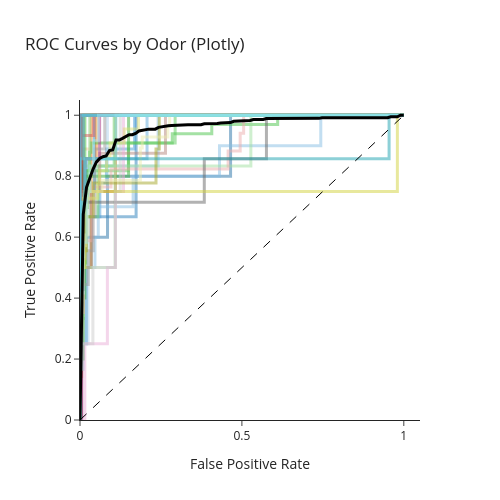

This figure's notebook cell:
### Markdown cell above
##### Individual Curves

### Code cell
"""
ROC
"""

import plotly.graph_objects as go
from sklearn.metrics import roc_curve, auc
import numpy as np


# Prepare common FPR grid
overall_mean_fpr = np.linspace(0, 1, 100)
tprs = []
aucs = []

fig = go.Figure()
for i, _odor in enumerate(ODORS):
    # Skip classes with no positive examples
    if np.sum(test_labels[:, i]) == 0:
        continue
        
    fpr, tpr, _ = roc_curve(test_labels[:, i], test_probs[:, i])
    roc_auc_i = auc(fpr, tpr)

    # odor_cat = ODOR_TO_CAT[_odor]
    # color = CATEGORY_COLORS[odor_cat]
    
    color = ODOR_COLORS.get(_odor)

    # Add individual ROC curve (faded)
    fig.add_trace(
        go.Scatter(
            x=fpr,
            y=tpr,
            name = _odor,  
            text=f"{_odor}, AUC: {roc_auc_i:3f}", 
            mode='lines',
            line=dict(color=color, width=3),
            opacity=0.5,
            # showlegend=False
        )
    )

    # Collect for category averaging
    tpr_interp = np.interp(overall_mean_fpr, fpr, tpr)
    tpr_interp[0] = 0.0
    tprs.append(tpr_interp)
    aucs.append(roc_auc_i)

# --- Mean ROC ---
overall_mean_tpr = np.mean(tprs, axis=0)
overall_mean_tpr[-1] = 1.0
overall_mean_auc = np.mean(aucs)

fig.add_trace(
    go.Scatter(
        x=overall_mean_fpr,
        y=overall_mean_tpr,
        mode='lines',
        line=dict(color='black', width=3),
        text=f"Mean ROC (AUC = {overall_mean_auc:.2f})", 
    )
)

# --- Reference diagonal line ---
fig.add_trace(
    go.Scatter(
        x=[0, 1],
        y=[0, 1],
        mode='lines',
        line=dict(color='black', width=1, dash='dash'),
        showlegend=False
    )
)

# --- Layout ---
fig.update_layout(
    title='ROC Curves by Odor (Plotly)',
    xaxis=dict(title='False Positive Rate', range=[0, 1.05]),
    yaxis=dict(title='True Positive Rate', range=[0, 1.05]),
    template='simple_white',
    height = 500, width = 500, 
    showlegend=False
)

fig.show()
# fig.write_html('../../output/pub_Figures/model/aucroc.html')
# fig.write_image('../../output/pub_Figures/model/aucroc.svg', height=500, width=500, scale=5)
# fig.write_image('../../output/pub_Figures/model/aucroc.png', height=500, width=500, scale=5)

### Figure 1 — Plotly figure (JSON) as saved in the notebook; plotly's stock layout.template omitted (floating-point values rounded to 4 significant figures)
{"data": [{"line": {"color": "#2571a6", "width": 3}, "mode": "lines", "name": "p-Cresol", "opacity": 0.5, "text": "p-Cresol, AUC: 0.890000", "type": "scatter", "x": [0.0, 0.0, 0.0, 0.085, 0.085, 0.465, 0.465, 1.0], "y": [0.0, 0.2, 0.6, 0.6, 0.8, 0.8, 1.0, 1.0]}, {"line": {"color": "#297eb9", "width": 3}, "mode": "lines", "name": "2-Phenylethanol", "opacity": 0.5, "text": "2-Phenylethanol, AUC: 0.942244", "type": "scatter", "x": [0.0, 0.0, 0.0, 0.1733, 0.1733, 1.0], "y": [0.0, 0.3333, 0.6667, 0.6667, 1.0, 1.0]}, {"line": {"color": "#2d8bcb", "width": 3}, "mode": "lines", "name": "Guaiacol", "opacity": 0.5, "text": "Guaiacol, AUC: 0.975124", "type": "scatter", "x": [0.0, 0.0, 0.0199, 0.0199, 0.03483, 0.03483, 0.04478, 0.04478, 1.0], "y": [0.0, 0.25, 0.25, 0.5, 0.5, 0.75, 0.75, 1.0, 1.0]}, {"line": {"color": "#3c95d3", "width": 3}, "mode": "lines", "name": "(+)-2-Octanol", "opacity": 0.5, "text": "(+)-2-Octanol, AUC: 1.000000", "type": "scatter", "x": [0.0, 0.0, 0.0, 1.0], "y": [0.0, 0.1, 1.0, 1.0]}, {"line": {"color": "#4e9fd7", "width": 3}, "mode": "lines", "name": "(-)-2-Octanol", "opacity": 0.5, "text": "(-)-2-Octanol, AUC: 0.962018", "type": "scatter", "x": [0.0, 0.0, 0.0, 0.005102, 0.005102, 0.0102, 0.0102, 0.01531, 0.01531, 0.06122, 0.06122, 0.08163, 0.08163, 0.1684, 0.1684, 1.0], "y": [0.0, 0.1111, 0.3333, 0.3333, 0.4444, 0.4444, 0.5556, 0.5556, 0.6667, 0.6667, 0.7778, 0.7778, 0.8889, 0.8889, 1.0, 1.0]}, {"line": {"color": "#61a9db", "width": 3}, "mode": "lines", "name": "(-)-dihydrocarveol", "opacity": 0.5, "text": "(-)-dihydrocarveol, AUC: 0.963925", "type": "scatter", "x": [0.0, 0.0, 0.0, 0.0101, 0.0101, 0.01515, 0.01515, 0.0202, 0.0202, 0.2071, 0.2071, 1.0], "y": [0.0, 0.1429, 0.4286, 0.4286, 0.5714, 0.5714, 0.7143, 0.7143, 0.8571, 0.8571, 1.0, 1.0]}, {"line": {"color": "#73b3e0", "width": 3}, "mode": "lines", "name": "Linalool", "opacity": 0.5, "text": "Linalool, AUC: 1.000000", "type": "scatter", "x": [0.0, 0.0, 0.0, 1.0], "y": [0.0, 0.3333, 1.0, 1.0]}, {"line": {"color": "#86bde4", "width": 3}, "mode": "lines", "name": "(+)-Menthol", "opacity": 0.5, "text": "(+)-Menthol, AUC: 0.855897", "type": "scatter", "x": [0.0, 0.0, 0.0, 0.04615, 0.04615, 0.05641, 0.05641, 0.1641, 0.1641, 0.4308, 0.4308, 0.7436, 0.7436, 1.0], "y": [0.0, 0.1, 0.5, 0.5, 0.6, 0.6, 0.7, 0.7, 0.8, 0.8, 0.9, 0.9, 1.0, 1.0]}, {"line": {"color": "#99c7e8", "width": 3}, "mode": "lines", "name": "(-)-Menthol", "opacity": 0.5, "text": "(-)-Menthol, AUC: 0.948074", "type": "scatter", "x": [0.0, 0.0, 0.01005, 0.01005, 0.0201, 0.0201, 0.2412, 0.2412, 1.0], "y": [0.0, 0.1667, 0.1667, 0.3333, 0.3333, 0.8333, 0.8333, 1.0, 1.0]}, {"line": {"color": "#abd1ec", "width": 3}, "mode": "lines", "name": "Citronellol", "opacity": 0.5, "text": "Citronellol, AUC: 0.963930", "type": "scatter", "x": [0.0, 0.004975, 0.004975, 0.02488, 0.02488, 0.02985, 0.02985, 0.08458, 0.08458, 1.0], "y": [0.0, 0.0, 0.25, 0.25, 0.5, 0.5, 0.75, 0.75, 1.0, 1.0]}, {"line": {"color": "#c1600a", "width": 3}, "mode": "lines", "name": "2-Methyl-2-pentenal", "opacity": 0.5, "text": "2-Methyl-2-pentenal, AUC: 0.972637", "type": "scatter", "x": [0.0, 0.0, 0.0, 0.1095, 0.1095, 1.0], "y": [0.0, 0.25, 0.75, 0.75, 1.0, 1.0]}, {"line": {"color": "#e2700b", "width": 3}, "mode": "lines", "name": "Benzaldehyde", "opacity": 0.5, "text": "Benzaldehyde, AUC: 0.982759", "type": "scatter", "x": [0.0, 0.0, 0.03448, 0.03448, 1.0], "y": [0.0, 0.5, 0.5, 1.0, 1.0]}, {"line": {"color": "#f3811c", "width": 3}, "mode": "lines", "name": "Heptanal", "opacity": 0.5, "text": "Heptanal, AUC: 0.989177", "type": "scatter", "x": [0.0, 0.0, 0.005051, 0.005051, 0.05051, 0.05051, 1.0], "y": [0.0, 0.1429, 0.1429, 0.8571, 0.8571, 1.0, 1.0]}, {"line": {"color": "#f4933d", "width": 3}, "mode": "lines", "name": "Octanal", "opacity": 0.5, "text": "Octanal, AUC: 1.000000", "type": "scatter", "x": [0.0, 0.0, 0.0, 1.0], "y": [0.0, 0.3333, 1.0, 1.0]}, {"line": {"color": "#f6a55d", "width": 3}, "mode": "lines", "name": "Trans-cinnamaldehyde", "opacity": 0.5, "text": "Trans-cinnamaldehyde, AUC: 1.000000", "type": "scatter", "x": [0.0, 0.0, 0.0, 1.0], "y": [0.0, 0.5, 1.0, 1.0]}, {"line": {"color": "#f8b77d", "width": 3}, "mode": "lines", "name": "Anisaldehyde", "opacity": 0.5, "text": "Anisaldehyde, AUC: 0.996392", "type": "scatter", "x": [0.0, 0.0, 0.0, 0.005051, 0.005051, 1.0], "y": [0.0, 0.1429, 0.2857, 0.2857, 1.0, 1.0]}, {"line": {"color": "#f9c99e", "width": 3}, "mode": "lines", "name": "Citral", "opacity": 0.5, "text": "Citral, AUC: 0.994898", "type": "scatter", "x": [0.0, 0.0, 0.0, 0.0102, 0.0102, 0.03571, 0.03571, 1.0], "y": [0.0, 0.1111, 0.7778, 0.7778, 0.8889, 0.8889, 1.0, 1.0]}, {"line": {"color": "#319a31", "width": 3}, "mode": "lines", "name": "Diacetyl", "opacity": 0.5, "text": "Diacetyl, AUC: 1.000000", "type": "scatter", "x": [0.0, 0.0, 1.0], "y": [0.0, 1.0, 1.0]}, {"line": {"color": "#37ab37", "width": 3}, "mode": "lines", "name": "2-Hexanone", "opacity": 0.5, "text": "2-Hexanone, AUC: 0.962000", "type": "scatter", "x": [0.0, 0.0, 0.01, 0.01, 0.015, 0.015, 0.15, 0.15, 1.0], "y": [0.0, 0.2, 0.2, 0.4, 0.4, 0.8, 0.8, 1.0, 1.0]}, {"line": {"color": "#3cbc3c", "width": 3}, "mode": "lines", "name": "2-Heptanone", "opacity": 0.5, "text": "2-Heptanone, AUC: 0.994975", "type": "scatter", "x": [0.0, 0.0, 0.0, 0.005025, 0.005025, 0.01005, 0.01005, 0.01508, 0.01508, 1.0], "y": [0.0, 0.1667, 0.5, 0.5, 0.6667, 0.6667, 0.8333, 0.8333, 1.0, 1.0]}, {"line": {"color": "#4bc44b", "width": 3}, "mode": "lines", "name": "Acetophenone", "opacity": 0.5, "text": "Acetophenone, AUC: 0.950141", "type": "scatter", "x": [0.0, 0.0, 0.0, 0.005814, 0.005814, 0.01163, 0.01163, 0.01744, 0.01744, 0.02326, 0.02326, 0.02907, 0.02907, 0.03488, 0.03488, 0.2849, 0.2849, 0.407, 0.407, 0.6105, 0.6105, 1.0], "y": [0.0, 0.06061, 0.303, 0.303, 0.4545, 0.4545, 0.5152, 0.5152, 0.697, 0.697, 0.8182, 0.8182, 0.8788, 0.8788, 0.9091, 0.9091, 0.9394, 0.9394, 0.9697, 0.9697, 1.0, 1.0]}, {"line": {"color": "#5cca5c", "width": 3}, "mode": "lines", "name": "4-Methylacetophenone", "opacity": 0.5, "text": "4-Methylacetophenone, AUC: 0.958294", "type": "scatter", "x": [0.0, 0.0, 0.0, 0.01546, 0.01546, 0.1495, 0.1495, 0.2938, 0.2938, 1.0], "y": [0.0, 0.09091, 0.7273, 0.7273, 0.8182, 0.8182, 0.9091, 0.9091, 1.0, 1.0]}, {"line": {"color": "#6dcf6d", "width": 3}, "mode": "lines", "name": "2-Hydroxy acetophenone", "opacity": 0.5, "text": "2-Hydroxy acetophenone, AUC: 0.969012", "type": "scatter", "x": [0.0, 0.0, 0.005025, 0.005025, 0.01005, 0.01005, 0.05528, 0.05528, 0.1055, 0.1055, 1.0], "y": [0.0, 0.1667, 0.1667, 0.3333, 0.3333, 0.6667, 0.6667, 0.8333, 0.8333, 1.0, 1.0]}, {"line": {"color": "#7ed57e", "width": 3}, "mode": "lines", "name": "(+)-Carvone", "opacity": 0.5, "text": "(+)-Carvone, AUC: 1.000000", "type": "scatter", "x": [0.0, 0.0, 0.0, 1.0], "y": [0.0, 0.25, 1.0, 1.0]}, {"line": {"color": "#8fdb8f", "width": 3}, "mode": "lines", "name": "(-)-Carvone", "opacity": 0.5, "text": "(-)-Carvone, AUC: 0.991294", "type": "scatter", "x": [0.0, 0.0, 0.0, 0.004975, 0.004975, 0.02985, 0.02985, 1.0], "y": [0.0, 0.25, 0.5, 0.5, 0.75, 0.75, 1.0, 1.0]}, {"line": {"color": "#a0e0a0", "width": 3}, "mode": "lines", "name": "β-Damascone", "opacity": 0.5, "text": "β-Damascone, AUC: 0.912060", "type": "scatter", "x": [0.0, 0.0, 0.0, 0.5276, 0.5276, 1.0], "y": [0.0, 0.1667, 0.8333, 0.8333, 1.0, 1.0]}, {"line": {"color": "#b1e6b1", "width": 3}, "mode": "lines", "name": "β-Ionone", "opacity": 0.5, "text": "β-Ionone, AUC: 0.945813", "type": "scatter", "x": [0.0, 0.0, 0.1084, 0.1084, 1.0], "y": [0.0, 0.5, 0.5, 1.0, 1.0]}, {"line": {"color": "#a52627", "width": 3}, "mode": "lines", "name": "Butyric acid", "opacity": 0.5, "text": "Butyric acid, AUC: 0.998756", "type": "scatter", "x": [0.0, 0.0, 0.0, 0.004975, 0.004975, 1.0], "y": [0.0, 0.25, 0.75, 0.75, 1.0, 1.0]}, {"line": {"color": "#d8595a", "width": 3}, "mode": "lines", "name": "Isovaleric acid", "opacity": 0.5, "text": "Isovaleric acid, AUC: 0.997193", "type": "scatter", "x": [0.0, 0.0, 0.0, 0.04211, 0.04211, 1.0], "y": [0.0, 0.06667, 0.9333, 0.9333, 1.0, 1.0]}, {"line": {"color": "#ebacac", "width": 3}, "mode": "lines", "name": "Heptanoic acid", "opacity": 0.5, "text": "Heptanoic acid, AUC: 0.898936", "type": "scatter", "x": [0.0, 0.0, 0.0, 0.005319, 0.005319, 0.01064, 0.01064, 0.01596, 0.01596, 0.03723, 0.03723, 0.09574, 0.09574, 0.4574, 0.4574, 0.4947, 0.4947, 0.5053, 0.5053, 1.0], "y": [0.0, 0.05882, 0.2941, 0.2941, 0.3529, 0.3529, 0.5294, 0.5294, 0.5882, 0.5882, 0.7647, 0.7647, 0.8235, 0.8235, 0.8824, 0.8824, 0.9412, 0.9412, 1.0, 1.0]}, {"line": {"color": "#81534a", "width": 3}, "mode": "lines", "name": "Ethyl butyrate", "opacity": 0.5, "text": "Ethyl butyrate, AUC: 0.992611", "type": "scatter", "x": [0.0, 0.004926, 0.004926, 0.009852, 0.009852, 1.0], "y": [0.0, 0.0, 0.5, 0.5, 1.0, 1.0]}, {"line": {"color": "#b4867d", "width": 3}, "mode": "lines", "name": "Isoamyl acetate", "opacity": 0.5, "text": "Isoamyl acetate, AUC: 0.957487", "type": "scatter", "x": [0.0, 0.0, 0.0, 0.005076, 0.005076, 0.01015, 0.01015, 0.06091, 0.06091, 0.264, 0.264, 1.0], "y": [0.0, 0.125, 0.5, 0.5, 0.625, 0.625, 0.75, 0.75, 0.875, 0.875, 1.0, 1.0]}, {"line": {"color": "#d9c2be", "width": 3}, "mode": "lines", "name": "Methyl salicylate", "opacity": 0.5, "text": "Methyl salicylate, AUC: 1.000000", "type": "scatter", "x": [0.0, 0.0, 0.0, 1.0], "y": [0.0, 0.25, 1.0, 1.0]}, {"line": {"color": "#a2297d", "width": 3}, "mode": "lines", "name": "Ethyl tiglate", "opacity": 0.5, "text": "Ethyl tiglate, AUC: 0.985570", "type": "scatter", "x": [0.0, 0.005051, 0.005051, 0.01515, 0.01515, 0.06061, 0.06061, 1.0], "y": [0.0, 0.0, 0.7143, 0.7143, 0.8571, 0.8571, 1.0, 1.0]}, {"line": {"color": "#d55cb0", "width": 3}, "mode": "lines", "name": "Isopropyl tiglate", "opacity": 0.5, "text": "Isopropyl tiglate, AUC: 1.000000", "type": "scatter", "x": [0.0, 0.0, 0.0, 1.0], "y": [0.0, 0.25, 1.0, 1.0]}, {"line": {"color": "#eaadd7", "width": 3}, "mode": "lines", "name": "Hexyl tiglate", "opacity": 0.5, "text": "Hexyl tiglate, AUC: 0.914179", "type": "scatter", "x": [0.0, 0.004975, 0.01493, 0.01493, 0.08458, 0.08458, 0.1095, 0.1095, 0.1343, 0.1343, 1.0], "y": [0.0, 0.0, 0.0, 0.25, 0.25, 0.5, 0.5, 0.75, 0.75, 1.0, 1.0]}, {"line": {"color": "#666666", "width": 3}, "mode": "lines", "name": "Pyridine", "opacity": 0.5, "text": "Pyridine, AUC: 0.859307", "type": "scatter", "x": [0.0, 0.0, 0.0, 0.0101, 0.0101, 0.01515, 0.01515, 0.3838, 0.3838, 0.5758, 0.5758, 1.0], "y": [0.0, 0.1429, 0.4286, 0.4286, 0.5714, 0.5714, 0.7143, 0.7143, 0.8571, 0.8571, 1.0, 1.0]}, {"line": {"color": "#999999", "width": 3}, "mode": "lines", "name": "2,5-Dimethylpyrazine", "opacity": 0.5, "text": "2,5-Dimethylpyrazine, AUC: 0.973923", "type": "scatter", "x": [0.0, 0.0, 0.0, 0.02551, 0.02551, 0.04082, 0.04082, 0.04592, 0.04592, 0.07653, 0.07653, 1.0], "y": [0.0, 0.1111, 0.4444, 0.4444, 0.5556, 0.5556, 0.6667, 0.6667, 0.8889, 0.8889, 1.0, 1.0]}, {"line": {"color": "#cccccc", "width": 3}, "mode": "lines", "name": "2-Ethyl-3-methylpyrazine", "opacity": 0.5, "text": "2-Ethyl-3-methylpyrazine, AUC: 0.931592", "type": "scatter", "x": [0.0, 0.0, 0.0398, 0.0398, 0.1095, 0.1095, 0.1244, 0.1244, 1.0], "y": [0.0, 0.25, 0.25, 0.5, 0.5, 0.75, 0.75, 1.0, 1.0]}, {"line": {"color": "#a4a526", "width": 3}, "mode": "lines", "name": "2-Methyl-2-thiazoline", "opacity": 0.5, "text": "2-Methyl-2-thiazoline, AUC: 0.938776", "type": "scatter", "x": [0.0, 0.0, 0.0, 0.0102, 0.0102, 0.02041, 0.02041, 0.04082, 0.04082, 0.2347, 0.2347, 0.2449, 0.2449, 1.0], "y": [0.0, 0.1111, 0.4444, 0.4444, 0.5556, 0.5556, 0.6667, 0.6667, 0.7778, 0.7778, 0.8889, 0.8889, 1.0, 1.0]}, {"line": {"color": "#d1d23d", "width": 3}, "mode": "lines", "name": "nTMT", "opacity": 0.5, "text": "nTMT, AUC: 0.751244", "type": "scatter", "x": [0.0, 0.0, 0.0, 0.01493, 0.01493, 0.9801, 0.9801, 1.0], "y": [0.0, 0.25, 0.5, 0.5, 0.75, 0.75, 1.0, 1.0]}, {"line": {"color": "#dedf74", "width": 3}, "mode": "lines", "name": "TMT", "opacity": 0.5, "text": "TMT, AUC: 0.969697", "type": "scatter", "x": [0.0, 0.0, 0.0, 0.005464, 0.005464, 0.01093, 0.01093, 0.05464, 0.05464, 0.06011, 0.06011, 0.08197, 0.08197, 0.0929, 0.0929, 0.1366, 0.1366, 0.1803, 0.1803, 1.0], "y": [0.0, 0.04545, 0.4545, 0.4545, 0.5, 0.5, 0.7273, 0.7273, 0.7727, 0.7727, 0.8182, 0.8182, 0.8636, 0.8636, 0.9091, 0.9091, 0.9545, 0.9545, 1.0, 1.0]}, {"line": {"color": "#ebebac", "width": 3}, "mode": "lines", "name": "SBT", "opacity": 0.5, "text": "SBT, AUC: 0.946126", "type": "scatter", "x": [0.0, 0.0, 0.0, 0.00565, 0.00565, 0.0113, 0.0113, 0.01695, 0.01695, 0.0226, 0.0226, 0.0678, 0.0678, 0.1864, 0.1864, 0.1921, 0.1921, 0.2712, 0.2712, 0.2768, 0.2768, 1.0], "y": [0.0, 0.03571, 0.3929, 0.3929, 0.5357, 0.5357, 0.5714, 0.5714, 0.6071, 0.6071, 0.75, 0.75, 0.7857, 0.7857, 0.8929, 0.8929, 0.9286, 0.9286, 0.9643, 0.9643, 1.0, 1.0]}, {"line": {"color": "#1ca1af", "width": 3}, "mode": "lines", "name": "2-Butene-1-thiol", "opacity": 0.5, "text": "2-Butene-1-thiol, AUC: 0.860750", "type": "scatter", "x": [0.0, 0.0, 0.0, 0.005051, 0.005051, 0.01515, 0.01515, 0.9545, 0.9545, 1.0], "y": [0.0, 0.1429, 0.5714, 0.5714, 0.7143, 0.7143, 0.8571, 0.8571, 1.0, 1.0]}, {"line": {"color": "#23cadb", "width": 3}, "mode": "lines", "name": "TBM", "opacity": 0.5, "text": "TBM, AUC: 1.000000", "type": "scatter", "x": [0.0, 0.0, 0.0, 1.0], "y": [0.0, 0.125, 1.0, 1.0]}, {"line": {"color": "#4fd4e2", "width": 3}, "mode": "lines", "name": "Cyclopentanethiol", "opacity": 0.5, "text": "Cyclopentanethiol, AUC: 0.998557", "type": "scatter", "x": [0.0, 0.0, 0.0, 0.0101, 0.0101, 1.0], "y": [0.0, 0.1429, 0.8571, 0.8571, 1.0, 1.0]}, {"line": {"color": "#7bdfe9", "width": 3}, "mode": "lines", "name": "3-Methyl-1-Butanethiol", "opacity": 0.5, "text": "3-Methyl-1-Butanethiol, AUC: 0.981241", "type": "scatter", "x": [0.0, 0.0, 0.0, 0.005051, 0.005051, 0.01515, 0.01515, 0.1111, 0.1111, 1.0], "y": [0.0, 0.1429, 0.5714, 0.5714, 0.7143, 0.7143, 0.8571, 0.8571, 1.0, 1.0]}, {"line": {"color": "#a7e9f0", "width": 3}, "mode": "lines", "name": "Dimethyl trisulfide", "opacity": 0.5, "text": "Dimethyl trisulfide, AUC: 0.982729", "type": "scatter", "x": [0.0, 0.0, 0.0, 0.005181, 0.005181, 0.01036, 0.01036, 0.02073, 0.02073, 0.03109, 0.03109, 0.04145, 0.04145, 0.05699, 0.05699, 1.0], "y": [0.0, 0.08333, 0.1667, 0.1667, 0.4167, 0.4167, 0.5833, 0.5833, 0.75, 0.75, 0.8333, 0.8333, 0.9167, 0.9167, 1.0, 1.0]}, {"line": {"color": "black", "width": 3}, "mode": "lines", "text": "Mean ROC (AUC = 0.96)", "type": "scatter", "x": [0.0, 0.0101, 0.0202, 0.0303, 0.0404, 0.05051, 0.06061, 0.07071, 0.08081, 0.09091, 0.101, 0.1111, 0.1212, 0.1313, 0.1414, 0.1515, 0.1616, 0.1717, 0.1818, 0.1919, 0.202, 0.2121, 0.2222, 0.2323, 0.2424, 0.2525, 0.2626, 0.2727, 0.2828, 0.2929, 0.303, 0.3131, 0.3232, 0.3333, 0.3434, 0.3535, 0.3636, 0.3737, 0.3838, 0.3939, 0.404, 0.4141, 0.4242, 0.4343, 0.4444, 0.4545, 0.4646, 0.4747, 0.4848, 0.4949, 0.5051, 0.5152, 0.5253, 0.5354, 0.5455, 0.5556, 0.5657, 0.5758, 0.5859, 0.596, 0.6061, 0.6162, 0.6263, 0.6364, 0.6465, 0.6566, 0.6667, 0.6768, 0.6869, 0.697, 0.7071, 0.7172, 0.7273, 0.7374, 0.7475, 0.7576, 0.7677, 0.7778, 0.7879, 0.798, 0.8081, 0.8182, 0.8283, 0.8384, 0.8485, 0.8586, 0.8687, 0.8788, 0.8889, 0.899, 0.9091, 0.9192, 0.9293, 0.9394, 0.9495, 0.9596, 0.9697, 0.9798, 0.9899, 1.0], "y": [0.0, 0.6746, 0.7638, 0.7942, 0.8234, 0.8461, 0.8582, 0.8639, 0.8662, 0.8841, 0.8862, 0.9187, 0.9187, 0.9239, 0.9301, 0.9362, 0.9362, 0.9406, 0.9484, 0.9507, 0.9514, 0.9544, 0.9544, 0.9544, 0.9602, 0.9625, 0.9625, 0.9658, 0.9666, 0.9672, 0.9691, 0.9691, 0.9691, 0.9691, 0.9691, 0.9691, 0.9691, 0.9691, 0.9721, 0.9721, 0.9721, 0.9727, 0.9727, 0.9748, 0.9748, 0.9748, 0.976, 0.9802, 0.9802, 0.9814, 0.9814, 0.9827, 0.9827, 0.9861, 0.9861, 0.9861, 0.9861, 0.9891, 0.9891, 0.9891, 0.9891, 0.9897, 0.9897, 0.9897, 0.9897, 0.9897, 0.9897, 0.9897, 0.9897, 0.9897, 0.9897, 0.9897, 0.9897, 0.9897, 0.9918, 0.9918, 0.9918, 0.9918, 0.9918, 0.9918, 0.9918, 0.9918, 0.9918, 0.9918, 0.9918, 0.9918, 0.9918, 0.9918, 0.9918, 0.9918, 0.9918, 0.9918, 0.9918, 0.9918, 0.9918, 0.9948, 0.9948, 0.9948, 1.0, 1.0]}, {"line": {"color": "black", "dash": "dash", "width": 1}, "mode": "lines", "showlegend": false, "type": "scatter", "x": [0, 1], "y": [0, 1]}], "layout": {"height": 500, "showlegend": false, "title": {"text": "ROC Curves by Odor (Plotly)"}, "width": 500, "xaxis": {"range": [0, 1.05], "title": {"text": "False Positive Rate"}}, "yaxis": {"range": [0, 1.05], "title": {"text": "True Positive Rate"}}}}
